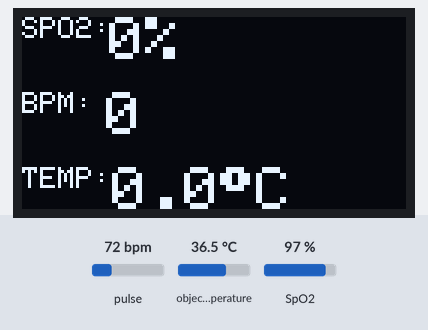
The sketch below on a simulated ESP8266 (NodeMCU). On the bench: 128×64 one-colour display. The inputs (shaded band) are chosen by the test bench; at power-on: pulse 72 bpm, object temperature 36.5 °C, SpO2 97 %. WiFi joins after 1.5 s; servers stay silent unless stated; the display library's start-up logo is not drawn; what the sketch prints to the serial monitor is not drawn.

Above: at 22.0 s.
At 24.9 s:
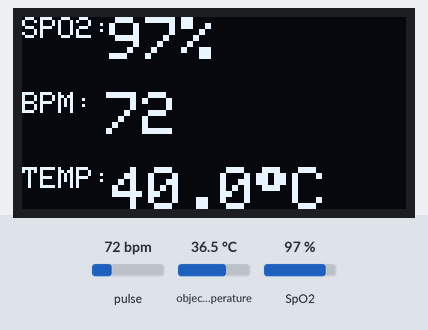

Measured:
- what the display in image 0 shows lasts 3.0 s, from 21.9 s to 24.9 s

The sketch:

TESIS-FINAL.ino
```cpp
//-------LIBRERÍAS PARA COMUNICACION CON IOT---------

#include <ESP8266WiFi.h> // libreria del microcontrolador esp8266
#include <Wire.h> // para la comunicacion I2C
#include <Adafruit_MLX90614.h> // libreria del sensor de temperatura
#include <BlynkSimpleEsp8266.h> // libreria de la app blynk
#include "MAX30100_PulseOximeter.h" // libreria del sensor de frecuencia cardiaca y spo2
#include <Adafruit_SSD1306.h> //Librería para Pantalla OLED
#include <CayenneMQTTESP8266.h> // libreria del servidor cayenne mqtt


#define SCREEN_WIDTH 128    // ancho de pantalla OLED, en píxeles
#define SCREEN_HEIGHT 64    // altura de la pantalla OLED, en píxeles
#define OLED_RESET -1       // Restablecer pin # (o -1 si se comparte el pin de reinicio de Arduino)
Adafruit_SSD1306 display(SCREEN_WIDTH, SCREEN_HEIGHT, &Wire, OLED_RESET);


//-------------------VARIABLES GLOBALES--------------------------
//definir el objeto
PulseOximeter pox;
Adafruit_MLX90614 termometroIR = Adafruit_MLX90614(0x5A);
float BPM, SpO2, temp;
uint32_t tsLastReport = 0;
unsigned long previousMillis = 0;

//Credenciales de Cayenne
char username[50] = "";
char password[50] = "";
char clientID[50] = "";

float temperaturaObjeto;

//Credenciales de Blynk
char auth[] = "";

//Conexion a la red WI-FI
char ssid[] = "";
char pass[] = "";

void onBeatDetected()
{
    Serial.println("Leyendo datos");
}

// Iniciar comunicación serie

void setup() {
  Serial.begin(9600);
  Blynk.begin(auth, ssid, pass); // Comunicacion Blynk
  Wire.begin();
  pox.begin();
  Cayenne.begin(username, password, clientID); //Comunicacion Cayenne
  termometroIR.begin();
  display.begin(SSD1306_SWITCHCAPVCC, 0x3C); //Comunicación con lcd SSD1306 OLED 128*64
  display.display(); //Ejecuta el OLED cada 2 segundos
  delay(20000);
  //-----inicia sensor max30100-----
  if (!pox.begin()){
   Serial.println("Conexion Fallida");
    for(;;);
  }
  else{
    Serial.println("Conexion Establecida");
  }
  pox.setOnBeatDetectedCallback(onBeatDetected); //detecta pulso el sensor max30100
  pox.setIRLedCurrent(MAX30100_LED_CURR_24MA);// iluminicidad del sensor max30100


}

void loop() { //lee en cada momento los sensores, un ciclo repetetivo

  pox.update();

  sensores();
  }


void oledView(){
  unsigned long currentMillis = millis(); //se lo hace para que se actualice los datos cada 3 segundos en Blynk y Cayenne
  if (currentMillis - previousMillis >= 3000) { //
    previousMillis = currentMillis;

    //variables globales para la app Blynk
    int spo2=SpO2;
    int bpm=BPM;

   //----Configuraciones de la pantalla OLED----------
    display.clearDisplay(); //Borra la pantalla
    display.setTextSize(1); //Dimencion de texto
    display.setTextColor(WHITE); //Color del texto
    display.setCursor(0,0); //Posiciona el cursor
    display.print("SPO2: ");
    display.setTextSize(2); // tamaño de la letra
    display.setCursor(29,0);
    display.print(SpO2,0); //valor del sensor
    display.print("%");

    display.setTextSize(1);
    display.setCursor(0,25); //Posiciona del cursor
    display.print("BPM: ");
    display.setTextSize(2);
    display.setCursor(28,25);
    display.print(BPM,0);

    display.setTextSize(1);
    display.setCursor(0,50); //Posiciona del cursor
    display.print("TEMP: ");

 //----Muestra los datos en el monitor serial----
 Serial.print("Temperatura Corporal: ");  Serial.println(temp);
 Serial.print("Heart rate: ");  Serial.print(BPM);
 Serial.print(" bpm , SpO2:");  Serial.print(SpO2);  Serial.println(" %");

 //Envio de datos a Blynk y Cayenne
 Blynk.virtualWrite(V0,"\n" "SPO2:" + String(spo2) + "% BPM:" + String(bpm));
 Cayenne.virtualWrite(V3, SpO2);
 Cayenne.virtualWrite(V4, BPM);

 //Definir el rango minimo y maximo del sensor temperatura
if(temp >=30 && temp <=35.9 || temp > 40.0){ //mide temperatura de 36 a 40, si es de 35.9 devuelve ... en oled

   //Envio de datos a Blynk y Cayenne
   Blynk.virtualWrite(V2, temp);
   Cayenne.virtualWrite(V0, temp);

    display.setTextSize(2);
    display.setCursor(30,50);
    display.print("....");
    display.display();
  }else{
    Blynk.virtualWrite(V2, temp);
    Cayenne.virtualWrite(V0, temp);
    display.setTextSize(2);
    display.setCursor(30,50);
    display.print(temp,1); //muestra un decimal, si no le hace cambio muestra mas decimales
    display.print((char)247); //grafica el circulo que representa el grado en centigrados °C
    display.print("C");
    display.display(); //Ejecuta lo anterior

  }

} }
void sensores(){
  //Inicia lectura de sensores para que obtenga los datos
  BPM = pox.getHeartRate();
  SpO2 = pox.getSpO2();
  temperaturaObjeto = termometroIR.readObjectTempC();
  calibracion();

  //Definir el rango minimo y maximo del sensor max30100
  if(BPM > 50 and BPM < 220 and SpO2 > 30 and SpO2 <= 100){
    oledView();
  }
  else{
    BPM = 0; SpO2 = 0; temp = 0;
   oledView();
  }
}

//---Calibracion del sensor de temperatura
void calibracion (){

  if (temperaturaObjeto >= 31.0 && temperaturaObjeto <= 31.9){ //obtiene el valor del objeto sin calibrar
      temp = temperaturaObjeto + 5.0; //suma cierta cantidad para tener ese rango al termometro real, para calibrarlo
      }else if (temperaturaObjeto >= 32.0 && temperaturaObjeto <= 32.8){
     temp = temperaturaObjeto + 4.0; // llega a 36.8
    }else {
      temp = temperaturaObjeto + 3.5; //llega 38 a 39
      }
  }
```
